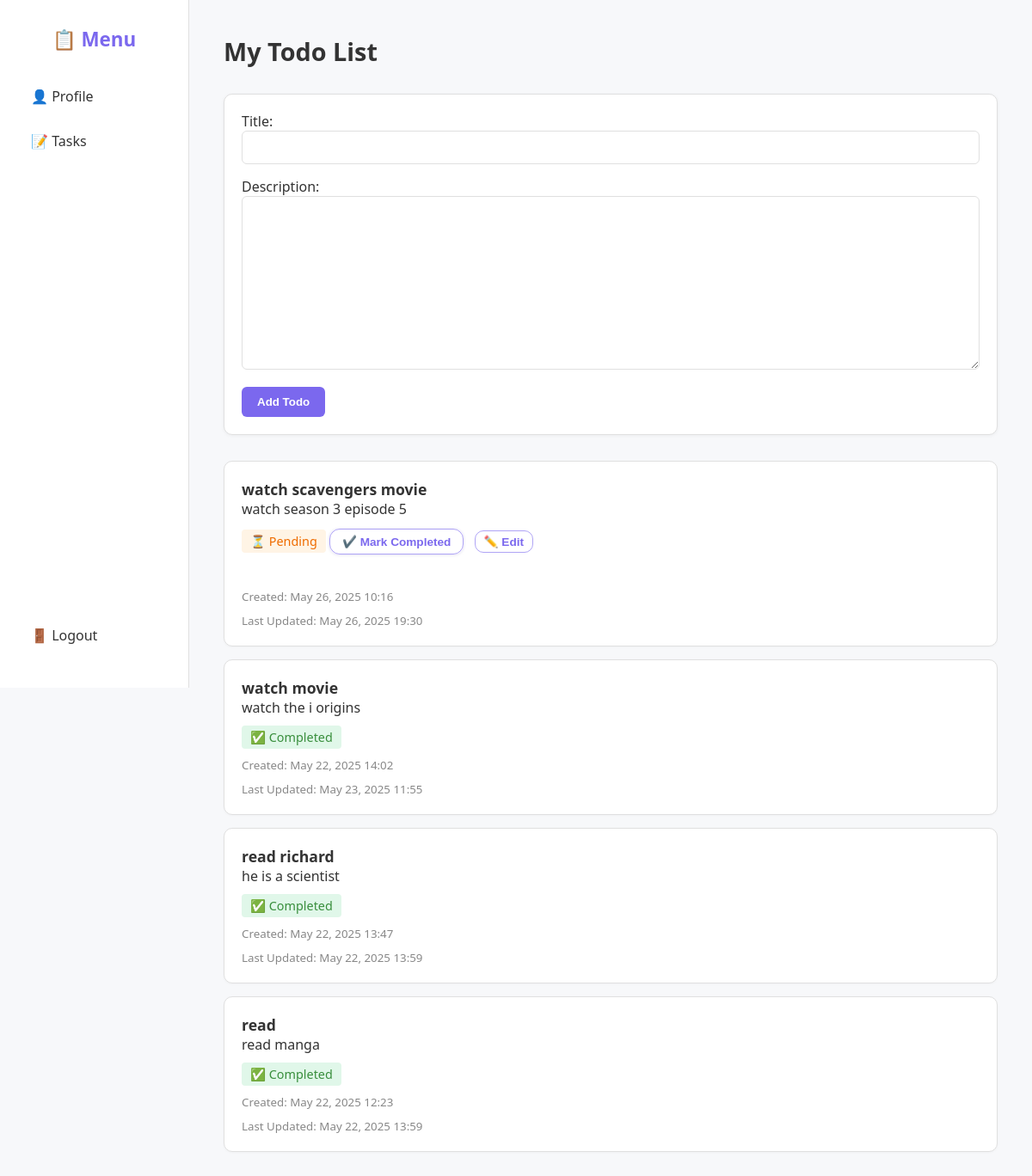
The page / on the database its author committed.
### todos/models.py (models this page shows, shortened)
class Todo(models.Model):
    title = models.CharField(max_length=200)
    description = models.TextField()
    completed = models.BooleanField(default=False)
    created_at = models.DateTimeField(auto_now_add=True)
    updated_at = models.DateTimeField(auto_now=True)

### todos/views.py (the view)
# urls.py: 2. Add a URL to urlpatterns:  path('', views.home, name='home')
def home(request):
    if request.method == 'POST':
        form = TodoForm(request.POST)
        if form.is_valid():
            form.save()
            return redirect('home')
    else:
        form = TodoForm()
    todos = Todo.objects.all().order_by('-created_at')
    return render(request, 'todos/home.html', {'form': form, 'todos': todos})

### todos/forms.py
class TodoForm(forms.ModelForm):
    class Meta:
        model = Todo
        fields = ['title', 'description'] #'completed'

### todos/templates/todos/home.html (shortened to what this page needs)
<!DOCTYPE html>
<html lang="en">
<head>
</head>
<body>
  <div class="sidebar">
    <div class="menu-top">
      <h2>📋 Menu</h2>
      <a href="{% url 'profile' %}">👤 Profile</a>
      <a href="{% url 'home' %}">📝 Tasks</a>
    </div>
    <div class="logout-bottom">
      <a href="{% url 'logout' %}">🚪 Logout</a>
    </div>
  </div>
  <div class="main-content">
    <h1>My Todo List</h1>
    <form method="POST">
      {{ form.as_p }}
      <button type="submit">Add Todo</button>
    </form>
    <ul>
      {% for todo in todos %}
        <li>
          <strong>{{ todo.title }}</strong>
          <p>{{ todo.description }}</p>
          <span class="status {% if todo.completed %}completed{% else %}pending{% endif %}">
            {% if todo.completed %}
              ✅ Completed
            {% else %}
              ⏳ Pending
            {% endif %}
          </span>
          {% if not todo.completed %}
            <form method="POST" action="{% url 'mark_completed' todo.id %}" class="mark-completed-form">
              <button type="submit">✔️ Mark Completed</button>
            </form>
            <button class="edit-btn" onclick="toggleEditForm({{ todo.id }})">✏️ Edit</button>
          {% endif %}
          <small>Created: {{ todo.created_at|date:"M d, Y H:i" }}</small>
          <small>Last Updated: {{ todo.updated_at|date:"M d, Y H:i" }}</small>
        </li>
      {% empty %}
        <li>No todos yet.</li>
      {% endfor %}
    </ul>
  </div>
</body>
</html>

### todos/templates/todos/home.html (style rules this page uses)
:root { --primary: #7b68ee; --bg: #f7f8fa; --text: #333; --muted: #888; --sidebar-bg: #ffffff; --card-bg: #ffffff; --border: #e0e0e0; --green: #4caf50; --green-light: #e8f5e9; }
* { box-sizing: border-box; margin: 0; padding: 0; }
body { font-family: 'Segoe UI', Tahoma, sans-serif; background-color: var(--bg); color: var(--text); display: flex; min-height: 100vh; }
.sidebar { width: 220px; background-color: var(--sidebar-bg); border-right: 1px solid var(--border); padding: 30px 20px; height: 100vh; position: fixed; display: flex; flex-direction: column; justify-content: space-between; }
.menu-top a, .logout-bottom a { display: block; padding: 10px 16px; color: var(--text); text-decoration: none; border-radius: 6px; margin-bottom: 10px; transition: background 0.2s ease; }
.sidebar h2 { font-size: 1.4rem; font-weight: 600; margin-bottom: 30px; color: var(--primary); text-align: center; }
.main-content { margin-left: 220px; padding: 40px; width: 100%; }
h1 { font-size: 1.8rem; font-weight: 600; margin-bottom: 30px; }
form { background: var(--card-bg); padding: 20px; border-radius: 10px; box-shadow: 0 1px 4px rgba(0, 0, 0, 0.05); margin-bottom: 30px; border: 1px solid var(--border); }
input[type="text"], textarea { width: 100%; padding: 10px; margin-bottom: 15px; border: 1px solid var(--border); border-radius: 6px; font-size: 0.95rem; }
button { background-color: var(--primary); color: white; border: none; padding: 10px 18px; border-radius: 6px; font-weight: 600; cursor: pointer; transition: background 0.3s ease; }
ul { list-style: none; margin-top: 20px; }
li { background: var(--card-bg); border: 1px solid var(--border); border-radius: 10px; padding: 20px; margin-bottom: 15px; box-shadow: 0 1px 3px rgba(0, 0, 0, 0.03); }
li strong { font-size: 1.1rem; }
.status { display: inline-block; margin-top: 10px; font-size: 0.9rem; padding: 4px 10px; border-radius: 4px; }
.completed { background-color: #e0f7e9; color: #388e3c; }
.pending { background-color: #fff4e5; color: #ef6c00; }
form.mark-completed-form { display: inline-block; margin-top: 12px; border: none; padding: 0; outline: none; }
form.mark-completed-form button { background-color: transparent; color: var(--primary); border: 1px solid rgba(123, 104, 238, 0.6); padding: 6px 14px; font-size: 0.85rem; border-radius: 12px; font-weight: 600; cursor: pointer; transition: all 0.3s ease; box-shadow: 0 0 3px rgba(123, 104, 238, 0.2); }
.edit-btn { background-color: transparent; color: var(--primary); border: 1px solid rgba(123, 104, 238, 0.6); padding: 4px 10px; font-size: 0.85rem; border-radius: 10px; cursor: pointer; margin-left: 8px; transition: all 0.3s ease; }
small { display: block; margin-top: 10px; color: var(--muted); }

### rows shown on the page
Todo: title "watch scavengers movie", description "watch season 3 episode 5", completed "⏳ Pending", created_at "May 26, 2025 10:16", updated_at "May 26, 2025 19:30"
Todo: title "watch movie", description "watch the i origins", completed "✅ Completed", created_at "May 22, 2025 14:02", updated_at "May 23, 2025 11:55"
Todo: title "read richard", description "he is a scientist", completed "✅ Completed", created_at "May 22, 2025 13:47", updated_at "May 22, 2025 13:59"
Todo: title "read", description "read manga", completed "✅ Completed", created_at "May 22, 2025 12:23", updated_at "May 22, 2025 13:59"
